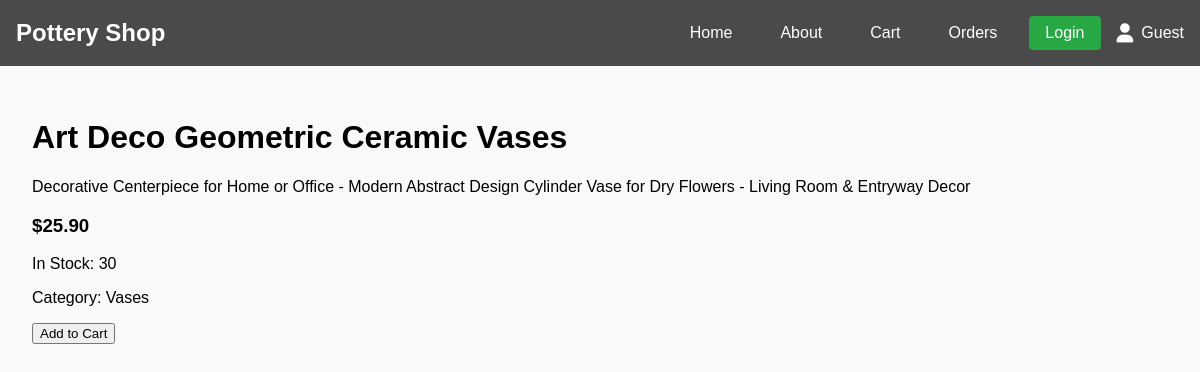
The app's page /product/11/ with its own data.
### shop/models.py (models this page shows, shortened)
class Product(models.Model):
    title = models.CharField(max_length=200)
    description = models.TextField()
    price = models.DecimalField(max_digits=6, decimal_places=2)
    image = models.ImageField(upload_to='products/', null=True, blank=True)
    category = models.ForeignKey(Category, on_delete=models.SET_NULL, null=True, blank=True, related_name='products')
    stock = models.IntegerField(default=0)
    is_active = models.BooleanField(default=True)
    created_at = models.DateTimeField(auto_now_add=True)
    updated_at = models.DateTimeField(auto_now=True)
    objects = ProductManager()

class Category(models.Model):
    name = models.CharField(max_length=100)
    description = models.TextField(blank=True)
    is_active = models.BooleanField(default=True)
    created_at = models.DateTimeField(auto_now_add=True)
    updated_at = models.DateTimeField(auto_now=True)
    class Meta:
        verbose_name_plural = "Categories"

### shop/views.py (the view)
# urls.py: path('product/<int:pk>/', ProductDetailView.as_view(), name='product_detail'),
class ProductDetailView(DetailView):
    model = Product
    template_name = 'product_detail.html'
    context_object_name = 'product'
    def get_context_data(self, **kwargs):
        context = super().get_context_data(**kwargs)
        if self.request.user.is_authenticated:
            context['customer_name'] = self.request.user.username
            context['customer_email'] = self.request.user.email
        else:
            context['customer_name'] = 'Guest'
            context['customer_email'] = 'guest@example.com'
        return context

### shop/context_processors.py (called while the page is built)
def cart_count(request):
    try:
        order = Order.objects.filter(status='pending').first()
        if order:
            count = OrderItem.objects.filter(order=order).count()
        else:
            count = 0
    except:
        count = 0
    return {'cart_count': count}

### templates/product_detail.html (shortened to what this page needs)
{% extends "base.html" %}
{% block content %}
<div class="container mt-5">
    <div class="row">
        <div class="col-md-6">
            <div class="card">
                <div class="card-body">
                    <h1 class="card-title">{{ product.title }}</h1>
                    <p class="card-text">{{ product.description }}</p>
                    <h3 class="text-primary">${{ product.price }}</h3>
                    <p class="stock-info">
                        {% if product.stock > 0 %}
                            <span class="badge bg-success">In Stock: {{ product.stock }}</span>
                        {% else %}
                            <span class="badge bg-danger">Out of Stock</span>
                        {% endif %}
                    </p>
                    {% if product.category %}
                        <p class="text-muted">Category: {{ product.category.name }}</p>
                    {% endif %}
                    <form method="post" action="{% url 'add-to-cart' product.id %}" class="mt-3">
                        <button type="submit" class="btn btn-primary {% if product.stock == 0 %}disabled{% endif %}"
                                {% if product.stock == 0 %}disabled{% endif %}>
                            {% if product.stock == 0 %}
                                Out of Stock
                            {% else %}
                                Add to Cart
                            {% endif %}
                        </button>
                    </form>
                </div>
            </div>
        </div>
    </div>
</div>
{% endblock %}

### templates/base.html (style rules this page uses)
body { font-family: Arial, sans-serif; margin: 0; padding: 0; background-color: #f8f9fa; min-height: 100vh; display: flex; flex-direction: column; }

### records on screen
Product: title "Art Deco Geometric Ceramic Vases", description "Decorative Centerpiece for Home or Office - Modern Abstract Design Cylinder Vase for Dry Flowers - Living Room & Entryway Decor", price "25.90", stock "30", category.name "Vases"
